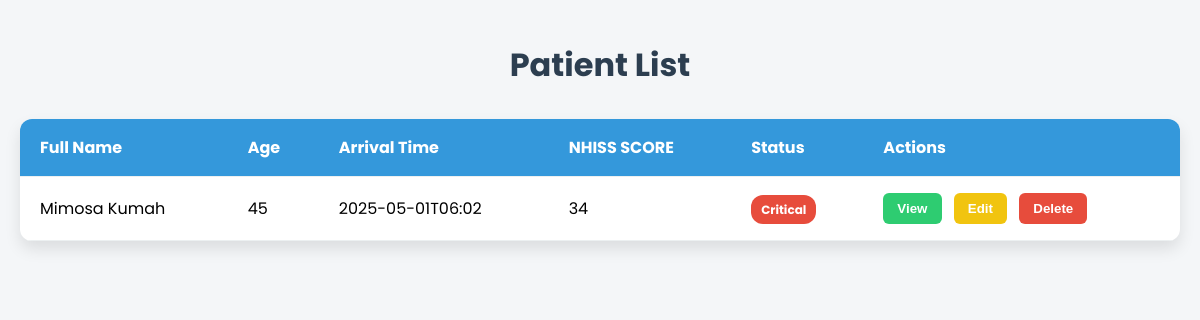
/patient_list, run on the app's committed database.
### app.py (models this page shows)
class Patient(db.Model):
    id = db.Column(db.Integer, primary_key=True)
    fullname = db.Column(db.String(300))
    age = db.Column(db.Integer)
    sex = db.Column(db.String(300))
    arrival = db.Column(db.Integer)
    systolic = db.Column(db.Integer)
    diastolic = db.Column(db.Integer)
    heart_rate = db.Column(db.Integer)
    temperature = db.Column(db.Integer)
    oxygen_saturation = db.Column(db.Integer)
    glucose = db.Column(db.Integer)
    current_medications = db.Column(db.String(300))
    allergies = db.Column(db.String(300))
    stroke_history = db.Column(db.String(500))
    medical_history = db.Column(db.String(500))
    radiologist_notes =db.Column(db.String(500))
    nhiss_score = db.Column(db.Integer)
    radiologist_notes = db.Column(db.String(500))
    diagnosis = db.Column(db.String(500))
    treatment = db.Column(db.String(500))
    neuro_approved = db.Column(db.Boolean, default=False)

### app.py (the view)
@app.route('/patient_list')
@app.route('/patient_list')
def patient_list():
    patients = Patient.query.order_by(Patient.id.desc()).all()
    return render_template('patient_list.html', patients=patients)

### templates/patient_list.html (shortened to what this page needs)
<!DOCTYPE html>
<html lang="en">
<head>
</head>
<body>
  <h1>Patient List</h1>
  <table class="patient-table">
    <thead>
      <tr>
        <th>Full Name</th>
        <th>Age</th>
        <th>Arrival Time</th>
        <th>NHISS SCORE</th>
        <th>Status</th>
        <th>Actions</th>
      </tr>
    </thead>
    <tbody>
      {% for patient in patients %}
      <tr>
        <td>{{ patient.fullname }}</td>
        <td>{{ patient.age }}</td>
        <td>{{ patient.arrival }}</td>
        <td>{{ patient.nhiss_score }}</td>
        <td>
          {% set score = patient.nhiss_score|int %}
          {% if 21 <= score <= 42 %}
            <span class="badge critical">Critical</span>
          {% else %}
            <span class="badge stable">Stable</span>
          {% endif %}
        </td>
        <td class="actions">
          <button class="btn-view" onclick="window.location.href='/patients/{{ patient.id }}'">View</button>
          <button class="btn-edit" onclick="window.location.href='/patients/{{ patient.id }}/edit'">Edit</button>
          <button class="btn-delete" onclick="window.location.href='/patients/{{ patient.id }}/delete'">Delete</button>
        </td>
      </tr>
      {% endfor %}
    </tbody>
  </table>
</body>
</html>

### templates/patient_list.html (style rules this page uses)
body { font-family: 'Poppins', sans-serif; background-color: #f4f6f8; margin: 0; padding: 20px; }
h1 { text-align: center; margin-bottom: 30px; color: #2c3e50; }
.patient-table { width: 100%; border-collapse: collapse; background-color: white; border-radius: 12px; overflow: hidden; box-shadow: 0 8px 16px rgba(0, 0, 0, 0.1); }
.patient-table thead { background-color: #3498db; color: white; }
.patient-table th, .patient-table td { padding: 16px 20px; text-align: left; }
.patient-table tr { border-bottom: 1px solid #ecf0f1; }
.badge { padding: 6px 10px; border-radius: 12px; font-size: 12px; font-weight: bold; color: white; }
.critical { background-color: #e74c3c; }
.actions button { padding: 8px 14px; margin-right: 8px; border: none; border-radius: 6px; font-weight: 600; cursor: pointer; transition: background 0.3s; }
.btn-view { background-color: #2ecc71; color: white; }
.btn-edit { background-color: #f1c40f; color: white; }
.btn-delete { background-color: #e74c3c; color: white; }

### data on the page
Patient: fullname "Mimosa Kumah", age "45", arrival "2025-05-01T06:02", nhiss_score "34"
